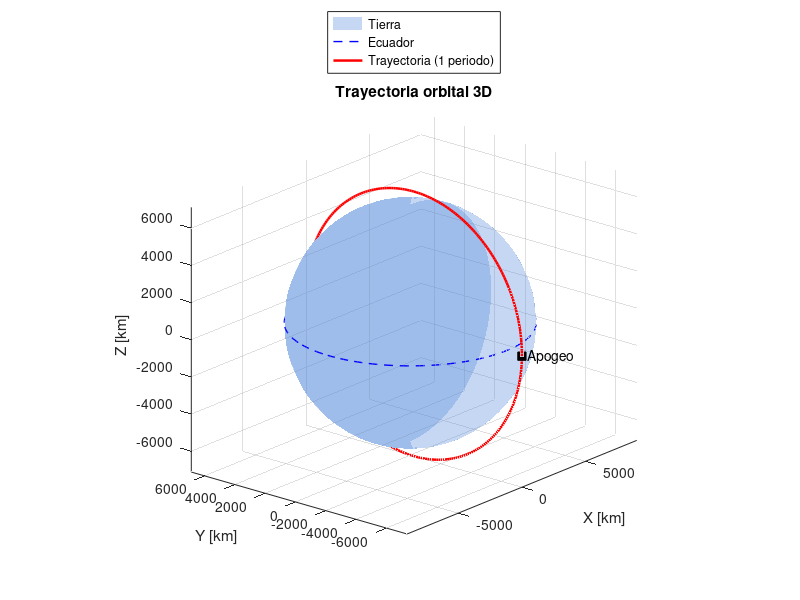

Write MATLAB code to recreate this figure.
% Grafico 3D de la trayectoria orbital del punto 7
% Lee los datos calculados en Python (trayectoria_punto7.mat)

clear; clc; close all;

datos = load('trayectoria_punto7.mat');
X = datos.X;      % matriz 6xN: filas 1-3 = posicion, filas 4-6 = velocidad
Rt = datos.Rt;     % radio terrestre [km]

Xp = X(1, :);
Yp = X(2, :);
Zp = X(3, :);

figure('Color', 'w');
hold on;

% --- Tierra: esfera a escala ---
[xe, ye, ze] = sphere(40);
surf(Rt*xe, Rt*ye, Rt*ze, ...
    'FaceColor', [0.35 0.55 0.85], 'FaceAlpha', 0.35, 'EdgeColor', 'none');

% --- Ecuador, como referencia (z=0) ---
theta = linspace(0, 2*pi, 200);
plot3(Rt*cos(theta), Rt*sin(theta), zeros(size(theta)), ...
    'b--', 'LineWidth', 1);

% --- Trayectoria del satelite ---
plot3(Xp, Yp, Zp, 'r-', 'LineWidth', 1.8);

% --- Puntos notables ---
plot3(Xp(1), Yp(1), Zp(1), 'ko', 'MarkerFaceColor', 'k', 'MarkerSize', 6);
text(Xp(1), Yp(1), Zp(1), '  Perigeo (t=0)');

r_norm = sqrt(Xp.^2 + Yp.^2 + Zp.^2);
[~, idx_apogeo] = max(r_norm);
plot3(Xp(idx_apogeo), Yp(idx_apogeo), Zp(idx_apogeo), ...
    'ks', 'MarkerFaceColor', 'k', 'MarkerSize', 6);
text(Xp(idx_apogeo), Yp(idx_apogeo), Zp(idx_apogeo), '  Apogeo');

xlabel('X [km]');
ylabel('Y [km]');
zlabel('Z [km]');
title('Trayectoria orbital 3D');
axis equal;
grid on;
view(-50, 20);   % azimut, elevacion (mismo angulo que la version en Python)
legend({'Tierra', 'Ecuador', 'Trayectoria (1 periodo)'}, 'Location', 'northoutside');

hold off;
